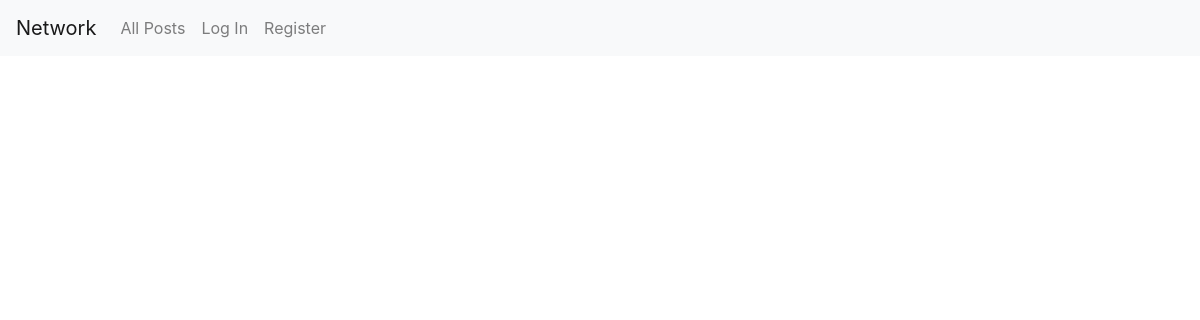
/, run on an earlier commit of the app's database.
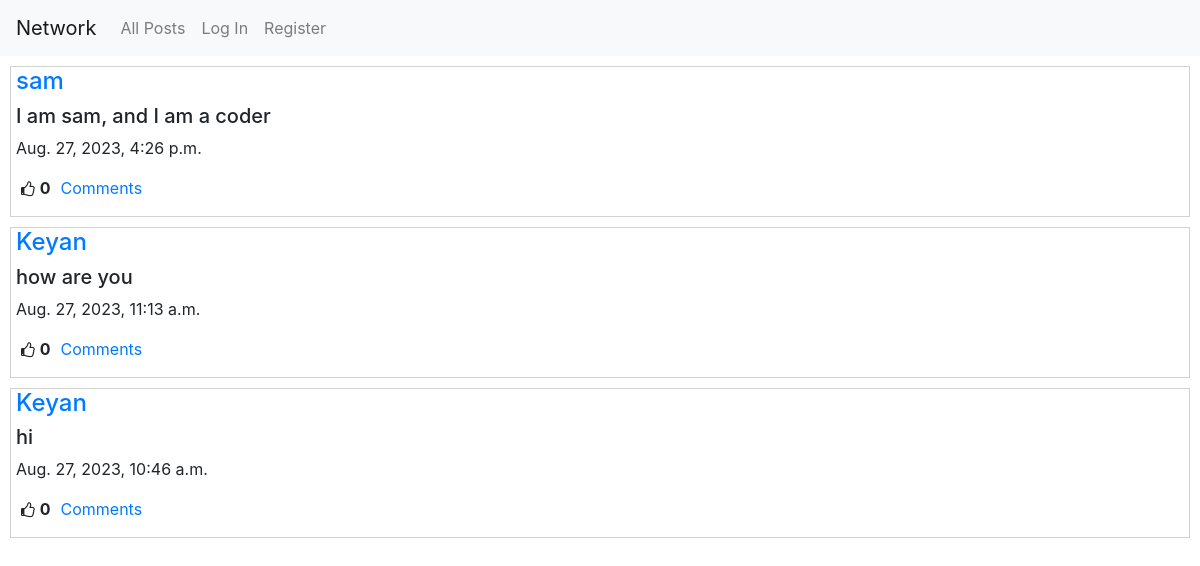
And on a later commit of the database.
### network/models.py (models this page shows, shortened)
class Post(models.Model):
    creater = models.ForeignKey(User, related_name='my_name', on_delete=models.CASCADE)
    content = models.CharField(max_length=255)
    liked = models.ManyToManyField(User, related_name='liked_users_or_post' ,blank=True, null=True)
    time = models.DateTimeField(auto_now_add=True)

class User(AbstractUser):
    pass

### network/views.py (the view)
# urls.py: path("", views.index, name="index"),
def index(request):
    if request.method=="POST":
        form = PostForm(request.POST)
        if form.is_valid():
            post = form.save(commit=False)
            post.creater = request.user
            post.save()
            return HttpResponseRedirect( reverse("index"))
        else:
            return render(request, "network/index.html", {
                "form": form,
                "message": "Enter valid details"
                })
    else:
        user = request.user
        form = PostForm()
        all_posts = Post.objects.all().order_by('time').reverse()
        liked_posts = []
        posts_id = []
        for post in all_posts:
            if user in post.liked.all():
                liked_posts.append(post)
                posts_id.append(post.id)
        p = Paginator(all_posts, 10)
        page_no = request.GET.get('page')
        posts = p.get_page(page_no)
        return render(request, "network/index.html", {
                "form" : form,
                "posts": posts,
                "liked" : liked_posts,
                "p_id" : posts_id
            })

### network/templates/network/index.html (shortened to what this page needs)
{% extends "network/layout.html" %}
{% block body %}
{% for post in posts %}
<div class="posts">
<a href='{% url 'profile' post.creater.id %}'><h4>{{post.creater}}</h4></a>
<h5>{{post.content}}</h5>
<p>{{post.time}}</p>
<div class = 'd-flex justify-content-flex-start'>
<i style="font-size:16px" class="fa">&#xf087;</i><b><p id='count_{{post.id}}'>{{post.liked.count}}</p></b></li>
<a style='margin-left:10px' href='{% url 'readcomms' post.id %}' id='comm_a{{post.id}}'>Comments</a>
</div>
</div>
{% endfor %}
{% endblock %}

### network/templates/network/layout.html (shortened to what this page needs)
{% load static %}
<!DOCTYPE html>
<html lang="en">
    <head>
        <link rel="stylesheet" href="https://stackpath.bootstrapcdn.com/bootstrap/4.4.1/css/bootstrap.min.css">
        <link href="{% static 'network/styles.css' %}" rel="stylesheet">
        <link rel="stylesheet" href="https://cdnjs.cloudflare.com/ajax/libs/font-awesome/4.7.0/css/font-awesome.min.css">
    </head>
    <body>
        <nav class="navbar navbar-expand-lg navbar-light bg-light">
            <a class="navbar-brand" href="#">Network</a>
            <div>
              <ul class="navbar-nav mr-auto">
                <li class="nav-item">
                  <a class="nav-link" href="{% url 'index' %}">All Posts</a>
                </li>
                {% if user.is_authenticated %}
                    <li class="nav-item">
                        <a class="nav-link" href="{% url 'following' %}">Following</a>
                    </li>
                    <li class="nav-item">
                        <a class="nav-link" href="{% url 'logout' %}">Log Out</a>
                    </li>
                {% else %}
                    <li class="nav-item">
                        <a onclick='varchange()' class="nav-link" href="{% url 'login' %}">Log In</a>
                    </li>
                    <li class="nav-item">
                        <a class="nav-link" href="{% url 'register' %}">Register</a>
                    </li>
                {% endif %}
              </ul>
            </div>
          </nav>
        <div class="body">
            {% block body %}
            {% endblock %}
        </div>
    </body>
</html>

### network/static/network/styles.css (style rules this page uses)
.posts { display : flex; flex-direction: column; padding : 0px 5px; border : 1px solid lightgray; margin : 10px; }
i { margin : 5px; }

What changed in the data, as far as the page shows it:
added Post: creater "sam", content "I am sam, and I am a coder", time "Aug. 27, 2023, 4:26 p.m.", liked.count "0"
added Post: creater "Keyan", content "how are you", time "Aug. 27, 2023, 11:13 a.m.", liked.count "0"
added Post: creater "Keyan", content "hi", time "Aug. 27, 2023, 10:46 a.m.", liked.count "0"
